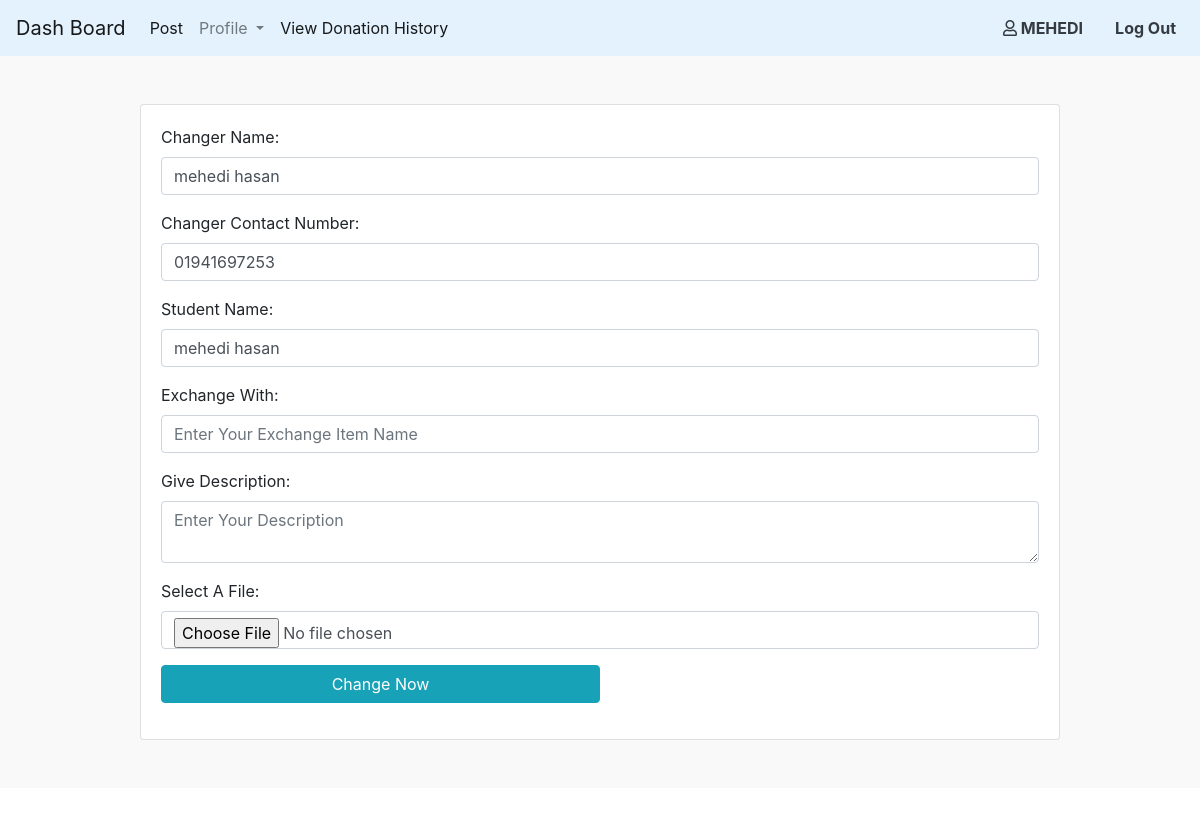
Screenshot of /donor/exchange_now.php?exchange_id=1 (signed in) with the database file from the repository.
### tables this page shows
CREATE TABLE `doner` (
  `id` int(11) NOT NULL,
  `first_name` varchar(255) NOT NULL,
  `last_name` varchar(255) NOT NULL,
  `username` varchar(255) NOT NULL,
  `password` varchar(255) NOT NULL,
  `status` int(10) NOT NULL,
  `contact` varchar(255) NOT NULL,
  `address` varchar(255) NOT NULL,
  `nid` varchar(50) NOT NULL,
  `image` varchar(255) NOT NULL,
  `date` date NOT NULL
);

CREATE TABLE `request_exchange` (
  `exchange_id` int(11) NOT NULL,
  `studentID` int(11) NOT NULL,
  `student_name` varchar(255) NOT NULL,
  `depertment` varchar(255) NOT NULL,
  `book_name` varchar(255) NOT NULL,
  `author_name` varchar(255) NOT NULL,
  `condition_exchange` varchar(255) NOT NULL,
  `description` varchar(300) NOT NULL,
  `image` varchar(255) NOT NULL,
  `status` int(11) NOT NULL,
  `date` date NOT NULL
);

### php/donor.php (called while the page is built, shortened)
<?php
function getUserDataByUserId($id) {
    global $connect;
    $sql = "SELECT * FROM doner WHERE id = $id";
    $query = $connect->query($sql);
    $result = $query->fetch_assoc();
    return $result;
}

### donor/exchange_now.php (the view, shortened to what this page needs)
<?php
require_once '../php/donor_config.php';
$userdata = getUserDataByUserId($_SESSION['id']);
?>
<!doctype html>
<html lang="en">
<head>
    <link rel="stylesheet" href="../assets/style/style.css" type="text/css">
    <link rel="stylesheet" href="../assets/style/bootstrap.css" type="text/css">
    <link rel="stylesheet" href="https://use.fontawesome.com/releases/v5.7.1/css/all.css">
</head>
<body>
<nav class="navbar navbar-expand-lg navbar-light" style="background-color: #e3f2fd;">
    <?php include 'nav.php'?>
</nav>
<section class="main_section mb-5" style="background-color: #F9F9FA">
    <div class="container">
        <div class="row">
            <div class="col-md-10 mx-auto mt-5 mb-5">
                <div class="card">
                    <div class="card-body">
                        <?php
                        if (isset($_GET['exchange_id']))
                        {
                            $exchange_id = $_GET['exchange_id'];
                            $query  = "SELECT * FROM request_exchange WHERE exchange_id = $exchange_id";
                            $result = mysqli_query($connect, $query);
                            $data = mysqli_fetch_assoc($result);
                        }
                        ?>
                        <form action="" method="post" enctype="multipart/form-data">
                            <div class="form-group">
                                <label> Changer Name: </label>
                                <input type="text"  name="exchanger_name" value="<?php echo $userdata['first_name']?> <?php echo $userdata['last_name']?>" class="form-control">
                            </div>
                            <div class="form-group">
                                <label> Changer Contact Number: </label>
                                <input type="number"  name="exchanger_contact" value="<?php echo $userdata['contact']?>" class="form-control">
                            </div>
                            <div class="form-group">
                                <label> Student Name: </label>
                                <input type="text" name="student_name" value="<?php echo  $data['student_name']?>" class="form-control">
                            </div>
                            <div class="form-group">
                                <label> Exchange With: </label>
                                <input type="text" name="exchange_with" placeholder="Enter Your Exchange Item Name" class="form-control">
                            </div>
                            <div class="form-group">
                                <label> Give Description: </label>
                                <textarea  name="description" placeholder="Enter Your Description" class="form-control"></textarea>
                            </div>
                            <div class="form-group">
                                <label> Select A File: </label>
                                <input type="file"  name="file" placeholder="Seklect a File" class="form-control"></input>
                            </div>
                            <div class="form-group">
                                <input type="submit" name="change_now" class="btn btn-info col-md-6" value="Change Now">
                            </div>
                        </form>
                    </div>
                </div>
            </div>
        </div>
    </div>
</section>
</body>
</html>

### donor/nav.php (shortened to what this page needs)
<a class="navbar-brand" href="dashboard.php">Dash Board</a>
<div class="collapse navbar-collapse" id="navbarSupportedContent">
    <ul class="navbar-nav mr-auto">
        <li class="nav-item active">
            <a class="nav-link" href="post.php"> Post <span class="sr-only">(current)</span></a>
        </li>
        <li class="nav-item dropdown">
            <a class="nav-link dropdown-toggle" href="#" id="navbarDropdown" role="button" data-toggle="dropdown" aria-haspopup="true" aria-expanded="false">
                Profile
            </a>
        </li>
        <li class="nav-item active">
            <a class="nav-link" href="donation_history.php"> View Donation History <span class="sr-only">(current)</span></a>
        </li>
    </ul>
    <ul class="navbar-nav ml-auto">
        <li class="nav-item"><a href="post.php" class="nav-link text-dark font-weight-bolder text-uppercase"><span><i class="far fa-user"></i></span> <span class="text-dark mr-3"><?php echo $userdata['first_name']; ?></span></a></li>
        <li class="nav-item"><a href="logout.php" class="nav-link text-dark font-weight-bold">Log Out</a></li>
    </ul>
</div>

### rows the page displays
doner: first_name "MEHEDI", exchanger_name "mehedi hasan", exchanger_contact "01941697253"
request_exchange: student_name "mehedi hasan"
